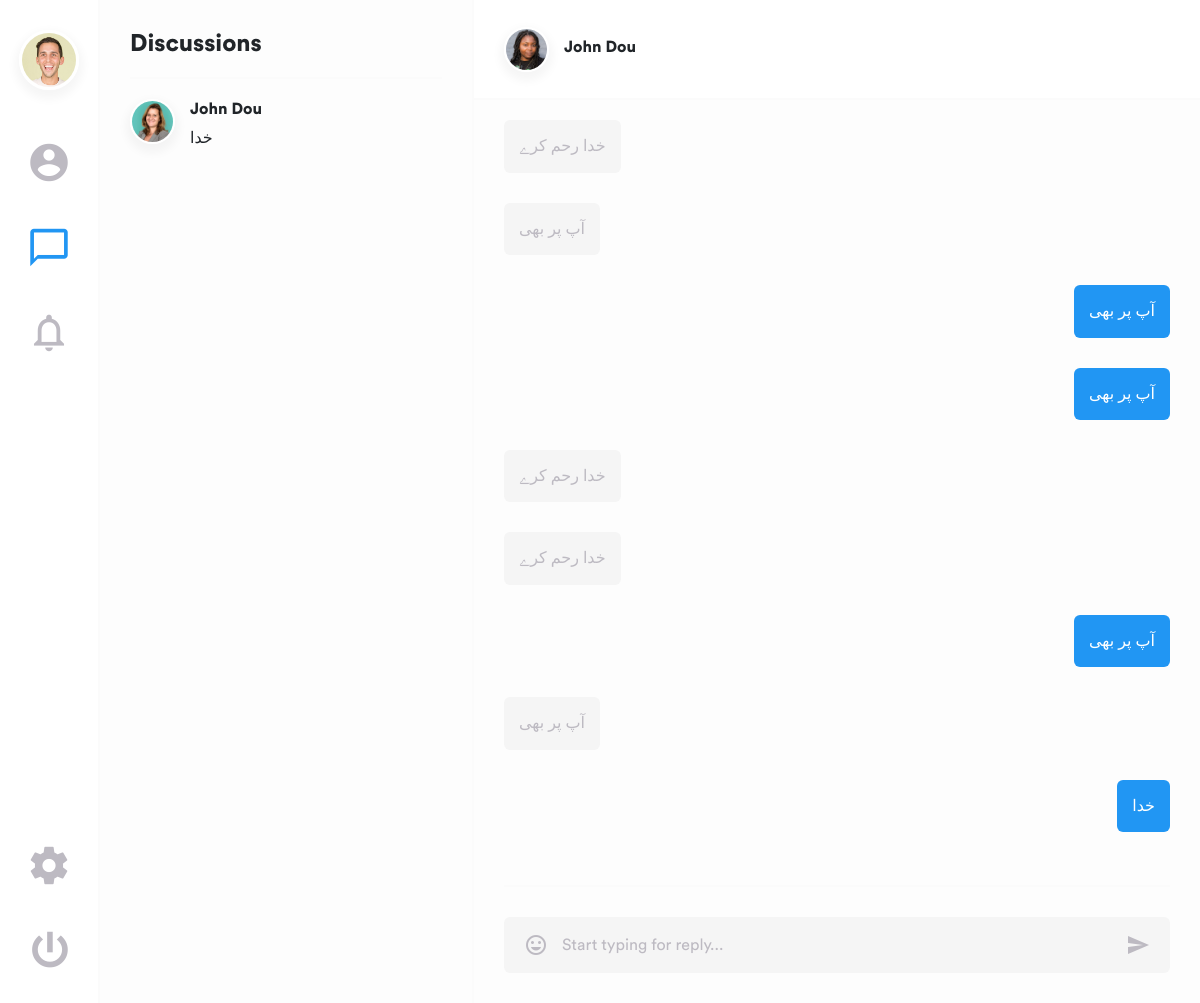
Screenshot of /index.html (signed in) with the database file from the repository.
### tables this page shows
CREATE TABLE User ( user_id INTEGER PRIMARY KEY AUTOINCREMENT , password TEXT NOT NULL , email TEXT NOT NULL , user_name TEXT NOT NULL,status INTEGER DEFAULT 0 NOT NULL, user_namel TEXT);

CREATE TABLE Message (id  INTEGER PRIMARY KEY, sender INTEGER NOT NULL,reciver INTEGER NOT NULL,text VARCHAR(200),prediction INTEGER,  FOREIGN KEY (sender) REFERENCES User (user_id),FOREIGN KEY (reciver) REFERENCES User (user_id));

### profile.py (the view)
@app.route('/index.html')
def profile():
    if session.get("Userid",None) is not None:
        userid=session.get("Userid")
        profile_data = dbc.get_user_info(userid=userid)
        notification = dbc.get_user_nonconf_friendlist(userid=userid)
        friends = dbc.get_user_conf_friendlist(userid=userid)
        chat_info = dbc.get_user_chat_log(userid=userid)
        data={"profile_data":profile_data,"notification":notification,"friends":friends,"chat_info":chat_info}
        return render_template("index.html", data= data)

### data_base_calls.py (called while the page is built, shortened)
def get_user_info(userid):
    conn = sqlite3.connect("FYP.db")
    c = conn.cursor()
    c.execute('	SELECT * FROM User WHERE user_id=:user_id ', {"user_id": userid})
    conn.commit()
    g = c.fetchall()
    conn.close()
    return {"userid": userid, "fname": str(g[0][3]), "lname": str(g[0][5]), "email": str(g[0][2]),"password": str(g[0][1])}

def get_user_conf_friendlist(userid):
    conn = sqlite3.connect("FYP.db")
    ffn=[]
    fe=[]
    fln=[]
    c = conn.cursor()
    c.execute('SELECT friend_id FROM Friend_list WHERE user_id=:user_id AND status = 1', {"user_id": userid})
    conn.commit()
    temp = c.fetchall()
    if len(temp) != 0:
        for i in temp:
            c.execute('SELECT email,user_name FROM User WHERE user_id=:user_id', {"user_id": i[0]})
            conn.commit()
            g = c.fetchall()
            ffn.append(g[0][1])
            fe.append(g[0][0])
    conn.close()
    return {"name":ffn,"email":fe}

def get_user_nonconf_friendlist(userid):
    conn = sqlite3.connect("FYP.db")
    ffn = []
    fe = []
    frs = []
    c = conn.cursor()
    c.execute('SELECT friend_id,status FROM Friend_list WHERE user_id=:user_id AND ( status = 0 OR status =-1 )', {"user_id": userid})
    conn.commit()
    temp = c.fetchall()
    conn.close()
    return {"name": ffn, "email": fe , "status":frs}

### templates/index.html (shortened to what this page needs)
<!DOCTYPE html>
<html lang="en">
<head>
		<link href="static/dist/css/lib/bootstrap.min.css" type="text/css" rel="stylesheet">
		<link href="static/dist/css/swipe.min.css" type="text/css" rel="stylesheet">
	</head>
	<body>
		<main>
			<div class="layout">
				<div class="navigation">
					<div class="container">
						<div class="inside">
							<div class="nav nav-tab menu">
								<button class="btn"><img class="avatar-xl" src="static/dist/img/avatars/avatar-male-1.jpg" alt="avatar"></button>
								<div id="btn_f_list" data-toggle="tab"><i class="material-icons ">account_circle</i></div>
								<div id="btn_dis" data-toggle="tab" ><i class="material-icons active">chat_bubble_outline</i></div>
								<div id="btn_note" data-toggle="tab" class="f-grow1"><i class="material-icons">notifications_none</i></div>
								<div id="btn_set" data-toggle="tab"><i class="material-icons">settings</i></div>
								<button class="btn power" onclick="visitPage();"><i class="material-icons">power_settings_new</i></button>
							</div>
						</div>
					</div>
				</div>
				<div class="sidebar" id="sidebar">
					<div class="container">
						<div class="col-md-12">
							<div id="my_tab_content" class="tab-content">
								<div id="discussions" class="tab-pane fade active show">
									<div class="discussions">
										<h1>Discussions</h1>
										<div class="list-group" id="chats" role="tablist">
											{%for i in range(data.chat_info.id|length)%}
											<a href="#list-chat" class="filterDiscussions all unread single active" id={{data.chat_info.id[i]}} data-toggle="list" role="tab">
												<img class="avatar-md" src="static/dist/img/avatars/avatar-female-1.jpg" data-toggle="tooltip" data-placement="top" title={{data.chat_info.other[i]}} alt="avatar">
												<div class="data">
													<h5>{{data.chat_info.other_name[i]}}</h5>
													{%if data.chat_info.messege[i]|length == 0:%}
													<p></p>
													{%else%}
													<p>{{data.chat_info.messege[i][data.chat_info.messege[i]|length-1][3]}}</p>
													{%endif%}
												</div>
											</a>
											{%endfor%}
										</div>
									</div>
								</div>
							</div>
						</div>
					</div>
				</div>
				<div class="main">
					<div class="tab-content" id="nav-tabContent">
						{%for i in range(data.chat_info.id|length)%}
						{%if i == 0%}
						<div class="babble tab-pane fade active show" id={{data.chat_info.id[i]}}Q role="tabpanel" aria-labelledby="list-chat-list">
						{%else%}
						<div class="babble tab-pane fade " id={{data.chat_info.id[i]}}Q role="tabpanel" aria-labelledby="list-chat-list">
						{%endif%}
							<div class="chat" id={{data.chat_info.id[i]}}QQ>
								<div class="top">
									<div class="container">
										<div class="col-md-12">
											<div class="inside">
												<a href="#"><img class="avatar-md" src="static/dist/img/avatars/avatar-female-5.jpg" data-toggle="tooltip" data-placement="top" title={{data.chat_info.other[i]}} alt="avatar"></a>
												<div class="data">
													<h5><a href="#">{{data.chat_info.other_name[i]}}</a></h5>
												</div>
											</div>
										</div>
									</div>
								</div>
								<div class="content" id={{data.chat_info.id[i]}}content>
									<div class="container" >
										<div class="col-md-12" id={{data.chat_info.id[i]}}tab>
											{%if data.chat_info.messege[i]|length == 0%}
											{%else%}
										{%for j in range(data.chat_info.messege[i]|length)%}
											{%if (data.chat_info.messege[i][j][1] == data.chat_info.other[i])%}
											<div class="message">
												<div class="text-main">
													<div class="text-group">
														<div class="text">
															<p>{{data.chat_info.messege[i][j][3]}}</p>
														</div>
													</div>
												</div>
											</div>
											{%else%}
											<div class="message me">
												<div class="text-main">
													<div class="text-group me">
														<div class="text me">
															<p>{{data.chat_info.messege[i][j][3]}}</p>
														</div>
													</div>
												</div>
											</div>
											{%endif%}
										{%endfor%}
											{%endif%}
										</div>
									</div>
								</div>
								<div class="container">
									<div class="col-md-12">
										<div class="bottom">
											<form class="position-relative w-100" accept-charset="UTF-8">
												<textarea class="form-control" placeholder="Start typing for reply..." rows="1" id={{data.chat_info.id[i]}}_{{data.chat_info.other[i]}}></textarea>
												<button class="btn emoticons"><i class="material-icons">insert_emoticon</i></button>
												<button type="submit" class="btn send msg" value={{data.chat_info.id[i]}}_{{data.chat_info.other[i]}}><i class="material-icons">send</i></button>
											</form>
										</div>
									</div>
								</div>
							</div>
						</div>
						{%endfor%}
					</div>
				</div>
			</div>
		</main>
	</body>
</html>

### rows the page displays
User: chat_info "John Dou", chat_info "John Dou"
Message: chat_info "خدا رحم کرے"
Message: chat_info "آپ پر بھی"
Message: chat_info "آپ پر بھی"
Message: chat_info "آپ پر بھی"
Message: chat_info "خدا رحم کرے"
Message: chat_info "خدا رحم کرے"
Message: chat_info "آپ پر بھی"
Message: chat_info "آپ پر بھی"
Message: chat_info "خدا"

### other values shown
{{ data.chat_info.messege[i][data.chat_info.messege[i]|length-1][3] }} "خدا"
